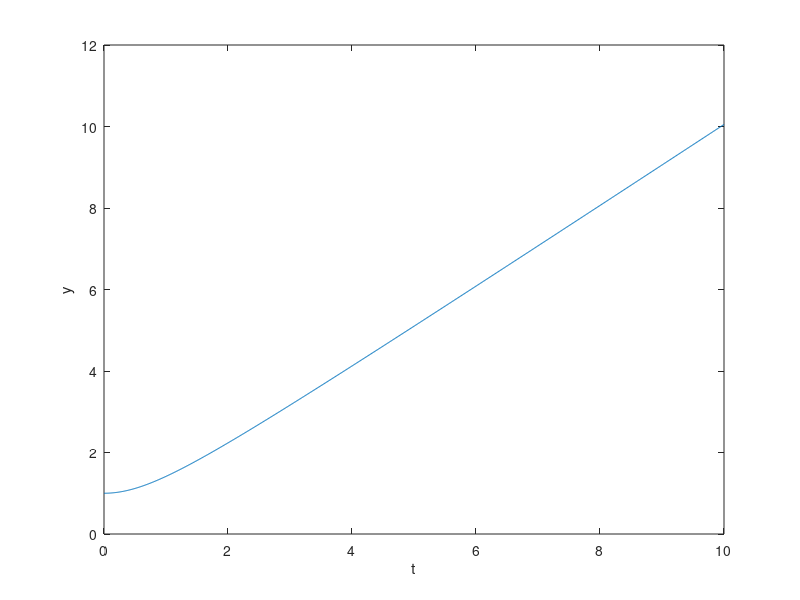

This chart was generated by the following MATLAB code:
%% Ejercicio1
function ej1
t=0:0.01:10;
y0=1;
[t,y]=ode45(@ej11,t,y0);
plot(t,y);
xlabel('t');ylabel('y');

function dydt=ej11(t,y)
dydt=t/y;
end
end
%% Ejercicio 2
function [t,y] = ej2()
t=0:.1:10;
y0=1;
[t,y]=ode45(@ej21,t,y0);
plot(t,y);
xlabel('t');ylabel('y');
end

function dydt=ej21(t,y)
a=2;
b=3;
dydt=a*y-b*y^2;
end
%% Ejercicio 3
function ej3
t=0:0.01:10;
y0=0;
[t,y]=ode45(@ej31,t,y0);
plot(t,y);
xlabel('t');ylabel('y');

function dydt=ej31(t,y)
dydt=(exp(2*y))*(sin(t));
end
end
%% Ejercicio 4
function ej4
x=0:0.01:10;
y0=1;
[x,y]=ode45(@ej41,x,y0);
plot(x,y);
xlabel('x');ylabel('y');

function dydt=ej41(x,y)
dydt=(exp(x))/(2*y);
end
end